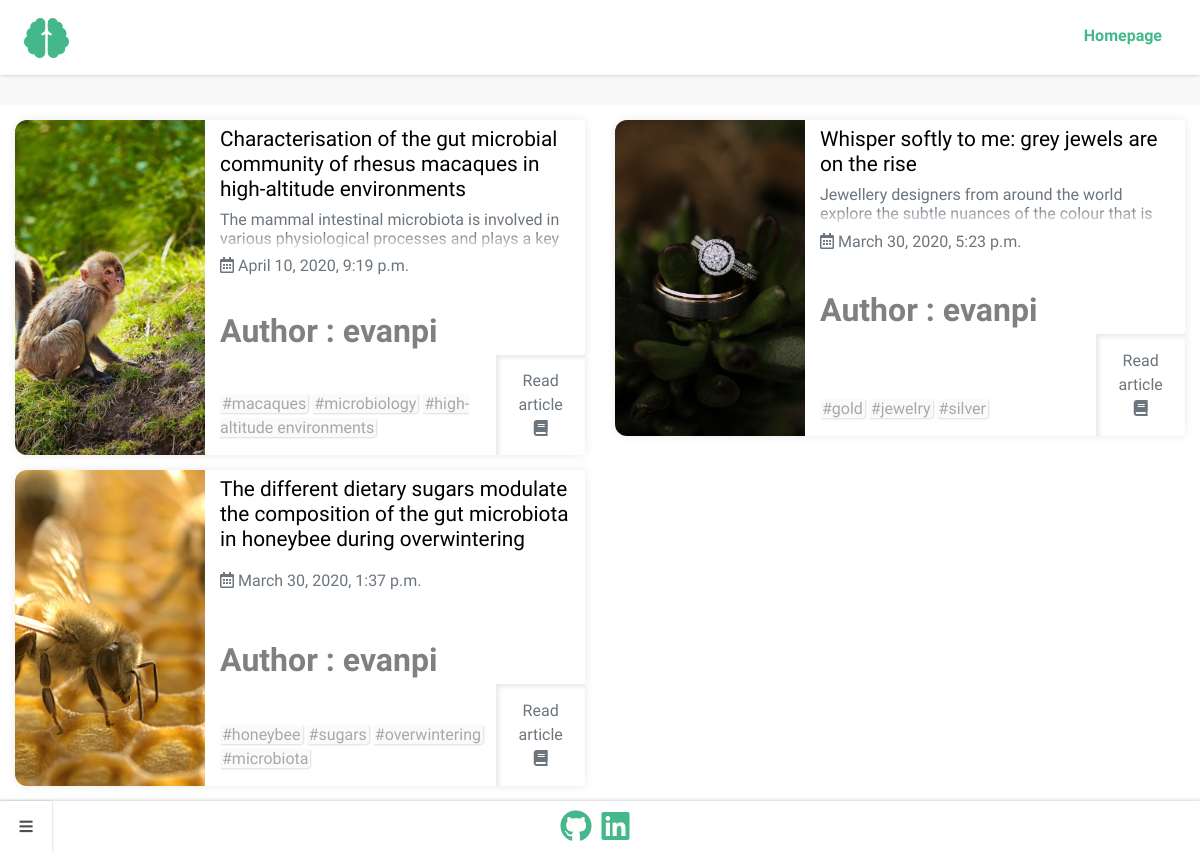
/articles/, run on an earlier commit of the app's database.
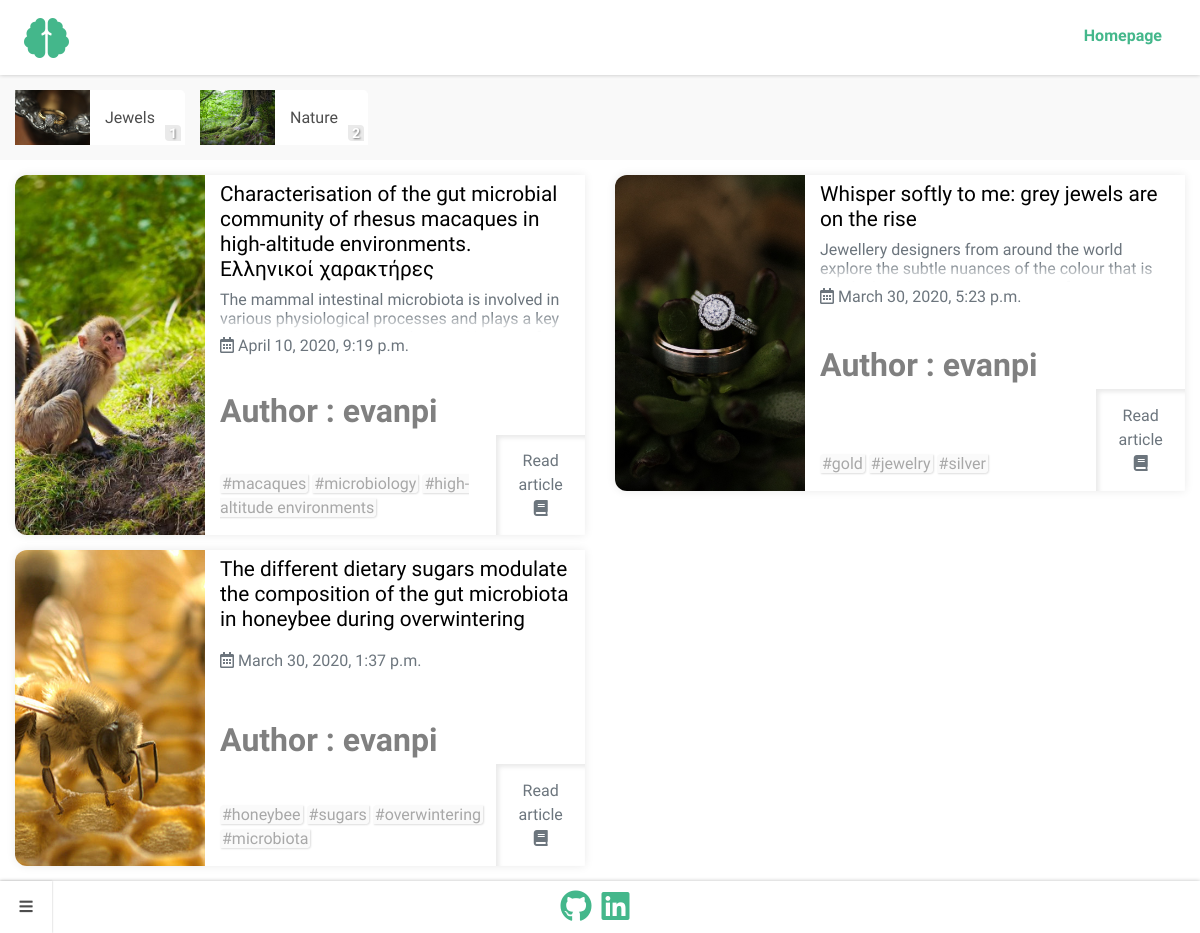
And on a later commit of the database.
### articles/models.py (models this page shows, shortened)
class Articles(models.Model):
    class Meta:
        verbose_name = 'Article'
        verbose_name_plural = 'Articles'
    category = models.ForeignKey(ArticlesCategories, on_delete=models.SET_NULL, null=True, blank=True)
    title = models.CharField(max_length=256)
    search = models.CharField(default='',editable=False,max_length=512)
    slug = models.SlugField(editable=False,max_length=256)
    subtitle = models.TextField(max_length=256, blank=True)
    image = models.ImageField(upload_to = "Articles_Images", default='')
    article = RichTextUploadingField()
    tags = TaggableManager()
    created = models.DateTimeField(auto_now_add=True)
    updated = models.DateTimeField(auto_now=True)
    publish_date = models.DateTimeField()
    author = models.CharField(editable=False, default='', max_length=256)

class ArticlesCategories(models.Model):
    class Meta:
        verbose_name = 'Articles Category'
        verbose_name_plural = 'Articles Categories'
    title = models.CharField(max_length=100, unique=True)
    slug = models.SlugField(editable=False,max_length=100,default='')
    image = models.ImageField(upload_to = "Articles_Categories_Images", default='', blank=True)

### articles/views.py (the view)
# urls.py: path('', include('articles.urls')),
def articles(request):
    categories = ArticlesCategories.objects.all().annotate(articles_count=Count('articles'))
    current_datetime = localtime(now())
    articles = Articles.objects.filter(publish_date__lte=current_datetime).order_by('-publish_date')
    articles_Filter = ArticlesFilter(request.GET, queryset=articles)
    context = {'categories':categories, 'articles':articles, 'articles_Filter':articles_Filter}
    return render(request, 'articles/articles.html', context)

### articles/templates/articles/articles.html (shortened to what this page needs)
{% extends 'articles/base.html' %}
{% load static %}
{% load thumbnail %}
{% block links %}
<link rel="stylesheet" href="{% static 'articles/css/articles.css' %}">
{% endblock %}
{% block main %}
{% include 'articles/navigation.html' %}
<div id="categories-container-wrapper" style="padding-top:15px; padding-bottom:15px; background:#f9f9f9;" class="text-center">
  {% for category in categories %}
  <div class="categories-container">
    <a href="{% url 'articlesCategory' category.slug %}">
      {% thumbnail category.image "200x200" quality=91 as im %}
      <div style="background-image:url({{im.url}});" class="category-image-div">
      </div>
      {% endthumbnail %}
    </a>
    <a href="{% url 'articlesCategory' category.slug %}">
      <div class="category-info">
        <span class="category-title" style="margin:0;">{{category.title}}</span>
        <div class="category-count">
          <span>{{category.articles_count}}</span>
        </div>
      </div>
    </a>
  </div>
  {% endfor %}
</div>
<div id="articles1">
  <div class="container-fluid">
    <div id="articlesContainer" class="row">
      {% for article in articles %}
      <div class="col-12 col-xl-6">
        <div class="container-fluid">
          <div class="row articleRow">
            {% thumbnail article.image "500x500" quality=91 as im %}
            <div style="background-image:url({{im.url}}); min-height:245px;" class="col-12 col-sm-5 col-lg-4 articleImageDiv">
              <a href="{% url 'article' article.slug %}">
                <div class="articleImageDivInner">
                </div>
              </a>
            </div>
            {% endthumbnail %}
            <div class="col-12 col-sm-7 col-lg-8">
              <div class="articleInfo">
                <div class="title-Subtitle-Publised-Author">
                  <a href="{% url 'article' article.slug %}">
                    <h4 class="articleTitle">{{article.title}}</h4>
                    {% if article.subtitle != '' %}
                    <div class="fade-div">
                      <h6 class="articleSubtitle text-muted">{{article.subtitle}}</h6>
                      <p class="fade-effect"></p>
                    </div>
                    {% endif %}
                  </a>
                  <h6 class="text-muted published"><i class="far fa-calendar-alt"></i> {{article.publish_date}}</h6><br>
                  <span class="author">Author : {{article.author}}</span>
                </div>
                <div style="display:flex; flex:1; justify-content:space-between; width:100%;">
                  <div class="tags">
                    <div>
                      {% for tag in article.tags.all %}
                      <span>#{{ tag }}</span>
                      {% endfor %}
                    </div>
                  </div>
                  <a href="{% url 'article' article.slug %}">
                    <button type="button" class="btn btn-outline-dark readArticle">Read article <br><i class="fas fa-book book"></i> </button>
                  </a>
                </div>
              </div>
            </div>
          </div>
        </div>
      </div>
      {% endfor %}
    </div>
  </div>
</div>
{% endblock %}
{% block footer %}
{% include 'articles/footer.html' %}
{% endblock %}

### articles/templates/articles/base.html (shortened to what this page needs)
{% load static %}
<!doctype html>
<html lang="en">
<head>
  <link rel="stylesheet" href="{% static 'articles/core/bootstrap/css/bootstrap.min.css' %}">
  <link rel="stylesheet" href="{% static 'articles/css/base.css' %}">
  <link rel="stylesheet" href="{% static 'articles/css/navigation.css' %}">
  <link rel="stylesheet" href="https://use.fontawesome.com/releases/v5.6.3/css/all.css">
  {% block links %}
  {% endblock %}
</head>
<body id="Site">
  <main id="Site-content">
    {% block main %}
    {% endblock %}
  </main>
  {% block footer %}
  {% endblock %}
</body>
</html>

### articles/templates/articles/navigation.html (shortened to what this page needs)
{% load static %}
<div style="height:75px;" class="d-none d-md-block navHBlock"></div>
<div id="navbarWrapper" class="d-none d-md-block">
  <nav class="navbar navbar-expand-md">
    <a class="navbar-brand" href="{% url 'index' %}">
      <i class="fas fa-brain fa-2x"></i>
    </a>
    <div id="navbarLinks">
      <ul class="navbar-nav">
        <li class="nav-item">
          <a class="nav-link" href="{% url 'index' %}" id="navbarHome"><span>Homepage</span></a>
        </li>
      </ul>
    </div>
  </nav>
</div>
<div id="nav-tools-trigger">
  <div style="width:100%;" class="text-center">
    <i style="font-size:15px; color:#4d4d4d;" class="fas fa-bars"></i>
  </div>
</div>

### articles/templates/articles/footer.html
<div id="footer" style="min-height:52px; background:white; box-shadow:0px 0px 4px silver; width:100%; display:flex; justify-content:center; align-items:center;">
<a href="https://github.com/Evan-Pi" target="_blank">
  <i style="margin:0px 10px 0px 0px; color:#44b78b;" class="fab fa-github fa-2x"></i>
</a>
<a href="https://www.linkedin.com/in/evangelos-pisinas-3aba94177/" target="_blank">
  <i style="margin:0px 10px 0px 0px; color:#44b78b;" class="fab fa-linkedin fa-2x"></i>
</a>
</div>

### articles/static/articles/css/base.css (style rules this page uses)
#Site { display: flex; min-height: 100vh; flex-direction: column; }
#Site-content { flex: 1; }
body, html { font-family: 'Didact Gothic', sans-serif; max-width: 100vw !important; overflow-x: hidden; }
a { text-decoration: none !important; outline: none !important; }

### articles/static/articles/css/navigation.css (style rules this page uses)
.navbar { min-height: 75px; width: 100%; position: fixed; top: 0; background: white; box-shadow: 0px 0px 4px silver; padding: 4px 0px 4px 0px; z-index: 800; }
#navbarLinks { width: 100%; }
.navbar-nav { display: flex; justify-content: flex-end; align-items: center; }
.navbar-brand { margin-left: 2vw; display: flex; flex-direction: column; justify-content: center; align-items: center; }
.navbar-brand i { color: #44b78b; }
.navbar-nav a { color: #44b78b; transition: 0.4s; font-size: 16px; }
.navbar .nav-link { transition: all 0.3s ease-in-out; font-weight: bold; }
.navbar .nav-link:after { content: ''; display: block; margin: auto; margin-top: 2px; height: 2px; width: 0px; background: transparent; transition: width .5s ease, background-color .5s ease; }
#nav-tools-trigger { height: 52px; min-width: 52px; position: fixed; bottom: 0; left: 0; background: white; box-shadow: 0px 0px 2px silver; z-index: 500; display: flex; flex-direction: column; justify-content: space-around; align-items: center; cursor: pointer; }

### articles/static/articles/css/articles.css (style rules this page uses)
#categories-container-wrapper { display: flex; justify-content: flex-start; align-items: center; max-width: 100vw; overflow-x: auto; }
.categories-container { display: flex; justify-content: flex-start; align-items: center; transition: 0.4s; cursor: pointer; margin-left: 15px; border-top-right-radius: 5px; border-bottom-right-radius: 5px; }
.category-image-div { background-position: center; background-size: cover; background-repeat: no-repeat; height: 55px; width: 75px; }
.category-info { height: 55px; display: flex; flex-direction: column; justify-content: center; align-items: center; background-color: #fff; padding-left: 15px; padding-right: 30px; white-space: nowrap; border-top-right-radius: 5px; border-width: 1px; border-color: #eaeaea; color: #4d4d4d; position: relative; }
.category-count { height: 16px; width: 16px; background: #eaeaea; border-top-right-radius: 4px; border-bottom-left-radius: 4px; color: #fff; display: flex; flex-direction: column; justify-content: center; align-items: center; position: absolute; bottom: 4px; right: 4px; font-size: 14px; font-weight: bold; text-shadow: 1px 1px 2px gray; }
#articles1 { width: 100%; display: flex; flex-direction: column; justify-content: flex-start; align-items: center; padding-top: 15px; }
.articleRow { box-shadow: 0px 0px 10px #eaeaea; margin-bottom: 15px; transition: 0.4s; background: white; }
.articleInfo { display: flex; flex-direction: column; justify-content: flex-start; align-items: flex-start; height: 100%; }
.title-Subtitle-Publised-Author { min-height: 214px; display: flex; flex-direction: column; justify-content: space-between; }
.articleImageDiv { padding-left: 0; background-position: center; background-size: cover; background-repeat: no-repeat; }
@media only screen and (min-width: 576px) { .articleImageDiv { border-top-left-radius: 0.75rem; border-bottom-left-radius: 0.75rem; } }
@media only screen and (min-width: 576px) { .articleRow { border-top-left-radius: 0.75rem; border-bottom-left-radius: 0.75rem; } }
.articleImageDivInner { width: 100%; height: 100%; min-height: 316px; }
.readArticle { height: 100%; min-height: 100px; border: none; box-shadow: 3px 3px 4px #eaeaea inset; border-radius: 0; margin-right: -15px; color: #6c757d; transition: 0.6s; }
.title-Subtitle-Publised-Author .articleTitle { margin-top: 7px; color: black; font-size: 1.3rem; }
.author { font-family: 'Stalemate', 'Didact Gothic', sans-serif; margin: 0; font-weight: bold; color: gray; font-size: 32px; }
.published { margin-top: 4px; }
.tags { width: 100%; display: flex; flex-direction: column; justify-content: flex-end; align-items: flex-start; margin-top: 15px; margin-bottom: 15px; }
.tags span { border: none; border-radius: 0; box-shadow: 1px 1px 2px #dedede; color: #a8a8a8; padding-left: 2px; padding-right: 2px; border-top-left-radius: 4px; border-bottom-right-radius: 4px; background: #fafafa; }
.fade-div { height: 42px; position: relative; overflow: hidden; }
.fade-effect { position: absolute; bottom: 0; left: 0; width: 100%; text-align: center; margin: 0; padding: 30px 0; background-image: linear-gradient(to bottom, transparent, transparent, transparent, white); }

What changed in the data, as far as the page shows it:
added ArticlesCategories: shows a picture, title "Jewels", articles_count "1"
added ArticlesCategories: shows a picture, title "Nature", articles_count "2"
changed Articles: title "Characterisation of the gut microbial community of rhesus macaques in high-altitude environments" → "Characterisation of the gut microbial community of rhesus macaques in high-altitude environments. Ελληνικοί χαρακτήρες"
